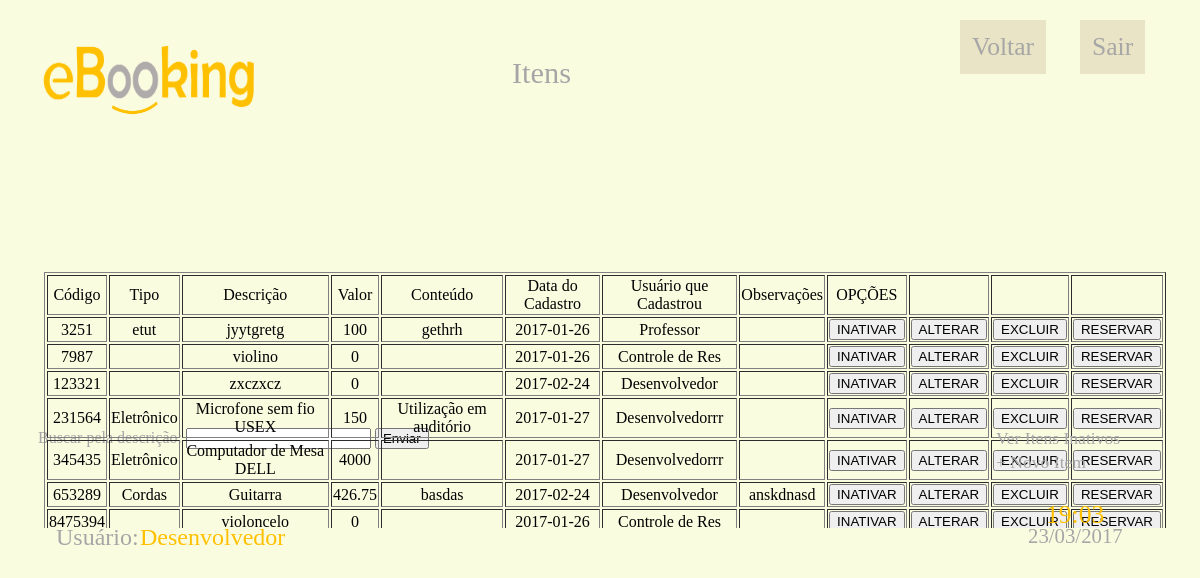
The app's page /itens/itens.php (signed in) with its own data.
### tables this page shows
CREATE TABLE `t_item` (
  `cod_item` int(20) NOT NULL,
  `t_tipo` varchar(45) DEFAULT NULL,
  `descricao_item` varchar(150) NOT NULL,
  `valor_item` double DEFAULT NULL,
  `conteudo_item` varchar(150) DEFAULT NULL,
  `ativo_item` tinyint(1) NOT NULL DEFAULT '1',
  `data_cadastro` date NOT NULL,
  `usuario_cadastro` varchar(15) NOT NULL,
  `obs_item` varchar(150) DEFAULT NULL
);

### itens/itens.php (the view, shortened to what this page needs)
<?php
include "../conexao.php";
$date = date('d/m/Y');
$hora = date('H:m');
?>
<!DOCTYPE html>
<html>
<head>
    <link rel="stylesheet" type="text/css" href="../style.css">
</head>
<body >
	<div id="dominio"> Itens</div>
	<div id="logo_usuario"><a href="../inicio.php"><img src="../imagens/logo.png"></a></div>
	<div id="busca">
		<form method="POST" action="validacoes/validar_busca_Item_ativo.php">
			Buscar pela descrição:
			<input type = 'text' name = 'buscarItem' title = 'Buscar Itens' required>
			<input type = 'Submit' value = 'Enviar'>
		</form>
	</div>
	<?php
	$sql="SELECT * FROM t_item WHERE ativo_item='1'";
	$result = mysqli_query($conexao,$sql);
	if (!$result) {
		echo "<script type='text/javascript'>alert ('NÃO FOI POSSIVEL EFETUAR CONSULTA NA TABELA t_item!!'); window.location.href='javascript:history.back()';</script>";
		mysqli_close($conexao);
	}else{
		$itens = array(array("Código", "Tipo", "Descrição", "Valor", "Conteúdo", "Data do Cadastro", "Usuário que Cadastrou", "Observações", "OPÇÕES","","", ""));
		$i=1;
		while (($linha = mysqli_fetch_array($result))==true) {
			$cod_item=$linha['cod_item'];
			$tipo_item=$linha['t_tipo'];
			$descricao_item=$linha['descricao_item'];
			$valor_item=$linha['valor_item'];
			$conteudo_item=$linha['conteudo_item'];
			$data_cadastro=$linha['data_cadastro'];
			$usuario_cadastro=$linha['usuario_cadastro'];
			$obs_item=$linha['obs_item'];
			do {
				$itens[$i][0]=$cod_item;
				$itens[$i][1]=$tipo_item;
				$itens[$i][2]=$descricao_item;
				$itens[$i][3]=$valor_item;
				$itens[$i][4]=$conteudo_item;
				$itens[$i][5]=$data_cadastro;
				$itens[$i][6]=$usuario_cadastro;
				$itens[$i][7]=$obs_item;
				$itens[$i][8]="<form method='POST' action='inativar_item.php'><button type='submit' name='inativarAtivo' value='$i'>INATIVAR</button></form>";
				$itens[$i][9]="<form method='POST' action='formularios/form_alterar_item.php'><button type='submit' name='alterarAtivo' value='$i'>ALTERAR</button></form>";
				$itens[$i][10]="<form method='POST' action='excluir_item.php'><button type='submit' name='excluirAtivo' value='$i'>EXCLUIR</button></form>";
				$itens[$i][11]="<form method='POST' action='formularios/reservar_item.php?codigo=$cod_item'><button type='submit' name='reservarItem' value='$i'>RESERVAR</button></form>";
				$i++;
			} while ($i<0);
		}	$_SESSION['$itensAtivos']=$itens; ?>
		<div id="tabela">
			<table border="1" width="100%" ">
				<?php
				if ($i!=1) {
					for ($j=0; $j < sizeof($itens); $j++) {
						echo "<tr>
							  <td>".$itens[$j][0]."</td>
							  <td>".$itens[$j][1]."</td>
							  <td>".$itens[$j][2]."</td>
							  <td>".$itens[$j][3]."</td>
							  <td>".$itens[$j][4]."</td>
							  <td>".$itens[$j][5]."</td>
							  <td>".$itens[$j][6]."</td>
							  <td>".$itens[$j][7]."</td>
							  <td>".$itens[$j][8]."</td>
							  <td>".$itens[$j][9]."</td>
							  <td>".$itens[$j][10]."</td>
							  <td>".$itens[$j][11]."</td>
							  </tr><br>";
					}
				}else{
					echo "NENHUM ITEM ATIVO NO MOMENTO!";
				}
				?>
			</table>
		</div>
	<?php
	}
	?>
	<div id="novousuario"> <a href="formularios/NovoItem.php"> + Novo Item</a></div>
	<div id="mostar"><a href="itensInativos.php">Ver Itens Inativos</a></div>
	<div id="usuario_rodape">Usuário:</div>
	<div id="usuario"> <?php echo $_SESSION['nome_usuario'] ?> </div>
	<div id="hora"> <?php echo $hora; ?></div>
	<div id="data"> <?php echo $date; ?></div>
	<div id="sair"> <a href="../sair.php">Sair</a></div>
	<div id="voltar"> <a href="../inicio.php">Voltar</a></div>
</body>
</html>

### style.css (style rules this page uses)
body { background-color: rgb(250, 252, 224); font-family: Calibri Light; text-align: center; color:rgb(166, 166, 166); }
a { color:rgb(36,36,36); }
#tabela { overflow: scroll; height:50%; width:93.5%; margin-left:3%; margin-top:10%; color:black; position: absolute; }
#logo_usuario img { width: 24%; height: 26%; margin-left: -50%; margin-top: -3%; position: absolute; }
#dominio { color:rgb(166, 166, 166); font-size: 190%; margin-left: 42%; margin-top: 4%; position: absolute; }
#hora { color:rgb(255, 192, 0); font-family: Calibri Light; font-size: 160%; margin-left: 86.5%; margin-top: 41%; position: absolute; }
#data { font-family: Calibri Light; font-size: 130%; margin-left: 85%; margin-top: 43%; position: absolute; }
#sair a { color:rgb(166, 166, 166); font-family: Calibri Light; background-color:rgb(233,228,197); padding: 1%; text-decoration: none; font-size: 160%; margin-left: 40%; margin-top: 1%; position: absolute; }
#voltar a { color:rgb(166, 166, 166); font-family: Calibri Light; background-color:rgb(233,228,197); padding: 1%; text-decoration: none; font-size: 160%; margin-left: 30%; margin-top: 1%; position: absolute; }
#usuario_rodape { color:rgb(166, 166, 166); font-size: 150%; margin-left: 4%; margin-top: 43%; position: absolute; }
#usuario { color:rgb(255, 192, 0); font-size: 150%; margin-left: 11%; margin-top: 43%; position: absolute; }
#mostar a { color:rgb(166, 166, 166); font-size: 110%; margin-left: 33%; margin-top: 35%; position: absolute; text-decoration: none; }
#novousuario a { color:rgb(166, 166, 166); font-size: 110%; margin-left: 33%; margin-top: 37%; position: absolute; text-decoration: none; }
#busca { margin-left: 2.5%; margin-top: 35%; position: absolute; }

### records on screen
t_item: cod_item "3251", t_tipo "etut", descricao_item "jyytgretg", valor_item "100", conteudo_item "gethrh", data_cadastro "2017-01-26", usuario_cadastro "Professor"
t_item: cod_item "7987", descricao_item "violino", valor_item "0", data_cadastro "2017-01-26", usuario_cadastro "Controle de Res"
t_item: cod_item "123321", descricao_item "zxczxcz", valor_item "0", data_cadastro "2017-02-24", usuario_cadastro "Desenvolvedor"
t_item: cod_item "231564", t_tipo "Eletrônico", descricao_item "Microfone sem fio USEX", valor_item "150", conteudo_item "Utilização em auditório", data_cadastro "2017-01-27", usuario_cadastro "Desenvolvedorrr"
t_item: cod_item "345435", t_tipo "Eletrônico", descricao_item "Computador de Mesa DELL", valor_item "4000", data_cadastro "2017-01-27", usuario_cadastro "Desenvolvedorrr"
t_item: cod_item "653289", t_tipo "Cordas", descricao_item "Guitarra", valor_item "426.75", conteudo_item "basdas", data_cadastro "2017-02-24", usuario_cadastro "Desenvolvedor", obs_item "anskdnasd"
t_item: cod_item "8475394", descricao_item "violoncelo", valor_item "0", data_cadastro "2017-01-26", usuario_cadastro "Controle de Res"

### other values on screen
$itens[$j][0] "Código"
$itens[$j][1] "Tipo"
$itens[$j][2] "Descrição"
$itens[$j][3] "Valor"
$itens[$j][4] "Conteúdo"
$itens[$j][5] "Data do Cadastro"
$itens[$j][6] "Usuário que Cadastrou"
$itens[$j][7] "Observações"
$itens[$j][8] "OPÇÕES"
$_SESSION['nome_usuario'] "Desenvolvedor"
